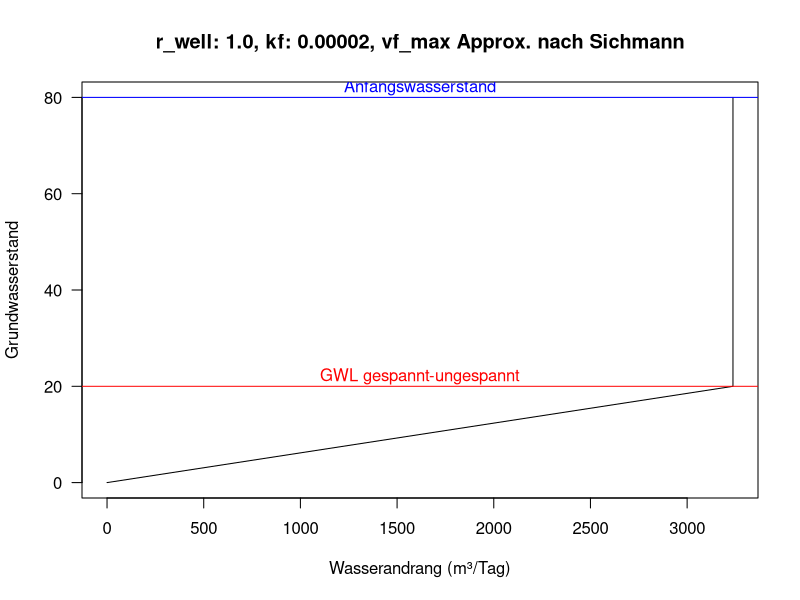

Reproduce this figure in R.

wasserandrang <- function(initial_head = 80, #m
                          aquifer_top = 20, #m
                          kf = 1E-4, #m/s
                          well_radius = 1, #m
                          approx = "Sichmann",
                          levels = seq(0,20,5)
                          ) {


if (approx == "Sichmann") const <- 15
if (approx == "Huismann") const <- 30 
  
vf_max <- sqrt(kf)/const 


wad_cbmPerSecond <- 2*well_radius*pi*c(0,aquifer_top)*vf_max


wad_cbmPerDay <- wad_cbmPerSecond*24*3600


label <- sprintf("r_well: %1.1f, kf: %1.5f, vf_max Approx. nach %s", 
                 well_radius,kf,  approx)


plot(c(wad_cbmPerDay, wad_cbmPerDay[2]), c(0,aquifer_top, initial_head), 
     type="l", 
     las=1, 
     xlab = "Wasserandrang (m³/Tag)", 
     ylab = "Grundwasserstand", 
     main = label)
abline(h = aquifer_top, col="red")
abline(h = initial_head, col="blue")
text(x=mean(wad_cbmPerDay), y=aquifer_top+2, labels = "GWL gespannt-ungespannt", col="red")
text(x=mean(wad_cbmPerDay), y=initial_head+2, labels = "Anfangswasserstand", col="blue")

res <- data.frame(levels = levels, wad_cbmPerDay = 2*well_radius*pi*vf_max*levels*24*3600)
return(res )
}

wasserandrang(aquifer_top = 20,kf = 2e-5)
